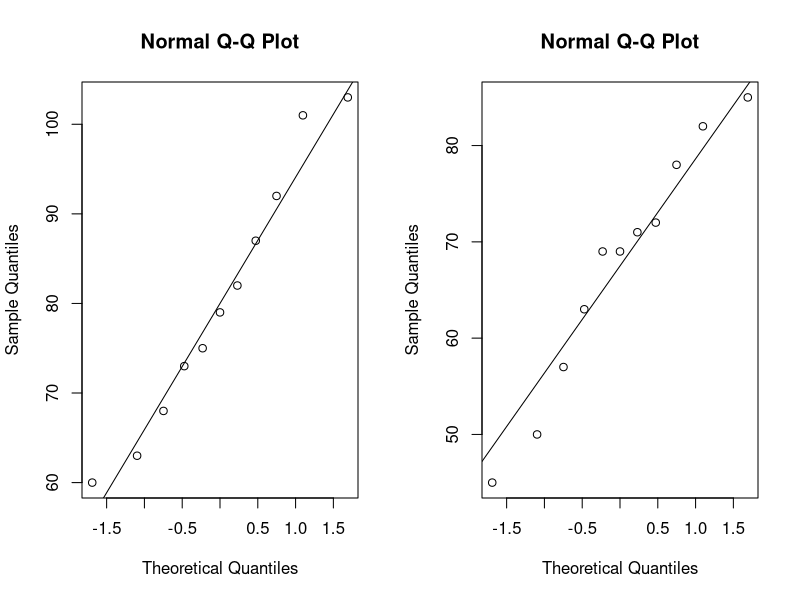
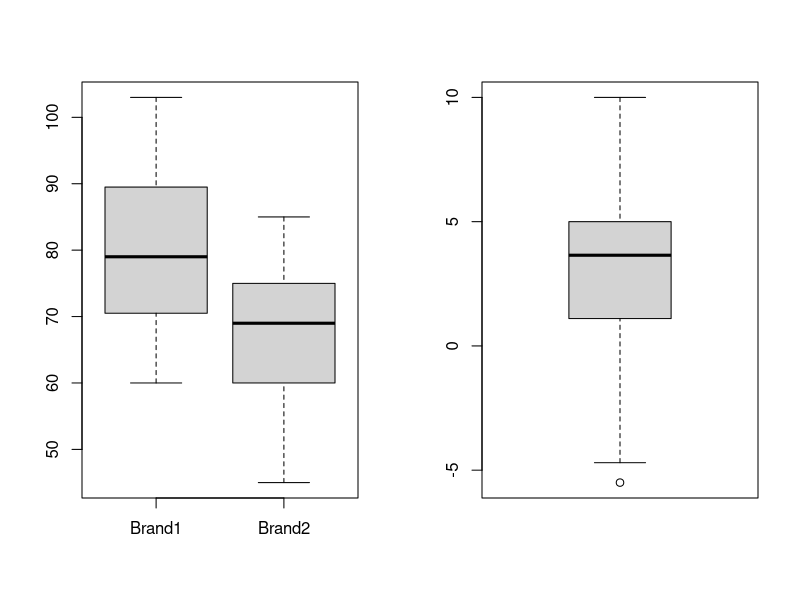
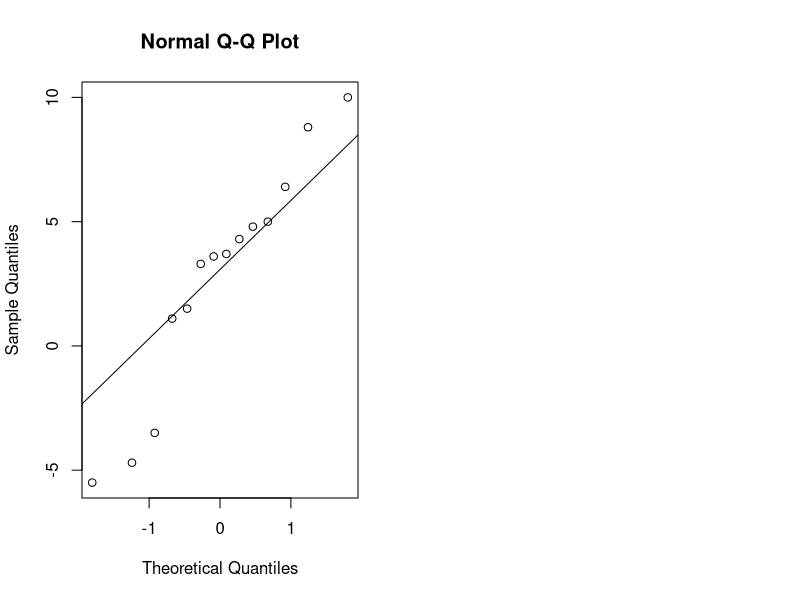
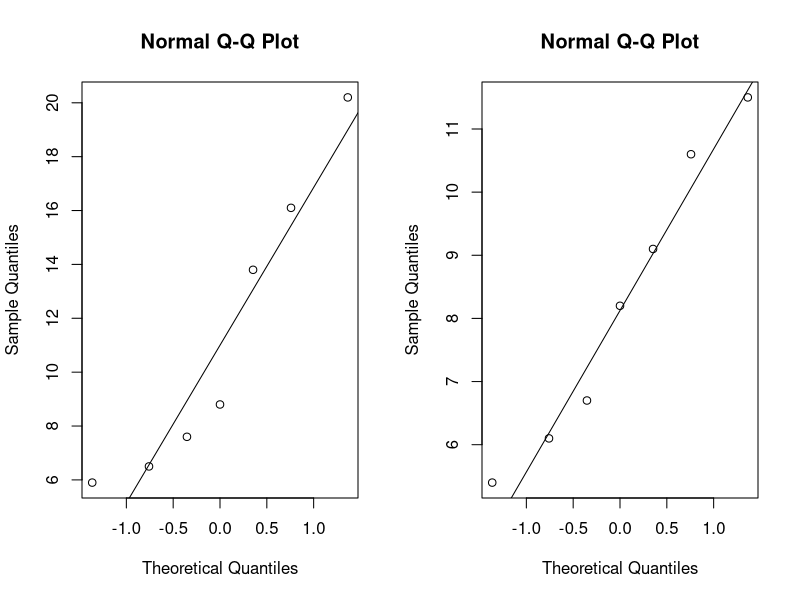
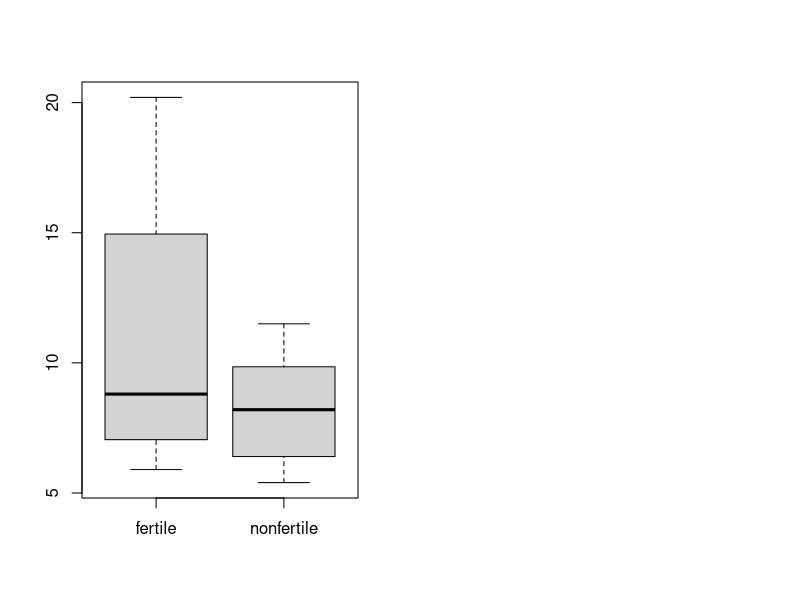

Write the R code that produced these figures, in order.
## ---- chunk 1
knitr::opts_chunk$set(echo = TRUE)
## ---- chunk 2
light <- read.table("SGTADATASETS/light.dat", header = TRUE)

#Check normal distribution
par(mfrow = c(1, 2))
{qqnorm(light$Brand1)
qqline(light$Brand1)}
{qqnorm(light$Brand2)
qqline(light$Brand2)} 
#Both plots follow normal distribution, safe assumption

#Check whether variance is equal
c(sd(light$Brand1), sd(light$Brand2))
boxplot(light) 
#The distributions are pretty similar, safe assumption 
## ---- chunk 3
t.test(light$Brand1, light$Brand2, var.equal = TRUE)
## ---- chunk 4
farm <- read.table("SGTADATASETS/farm.dat", header = TRUE)
difference = farm$yield[farm$plot == "sprayed"] - farm$yield[farm$plot == "unsprayed"]

#Check normality
boxplot(difference)
{qqnorm(difference) 
qqline(difference)}
## ---- chunk 5
t.test(difference, alternative = 'g')
#t.test(yield ~ plot, paired = TRUE, data = farm, alternative = 'g')
## ---- chunk 6
fertile <- read.table("SGTADATASETS/fertile.dat", header = TRUE)

#Check normality
par(mfrow = c(1,2))
{qqnorm(fertile$fertile)
  qqline(fertile$fertile)}
{qqnorm(fertile$nonfertile)
  qqline(fertile$nonfertile)}

#Check variance
c(sd(fertile$fertile), sd(fertile$nonfertile))
boxplot(fertile)
## ---- chunk 7
t.test(fertile$fertile, fertile$nonfertile, ver.equal = FALSE)
